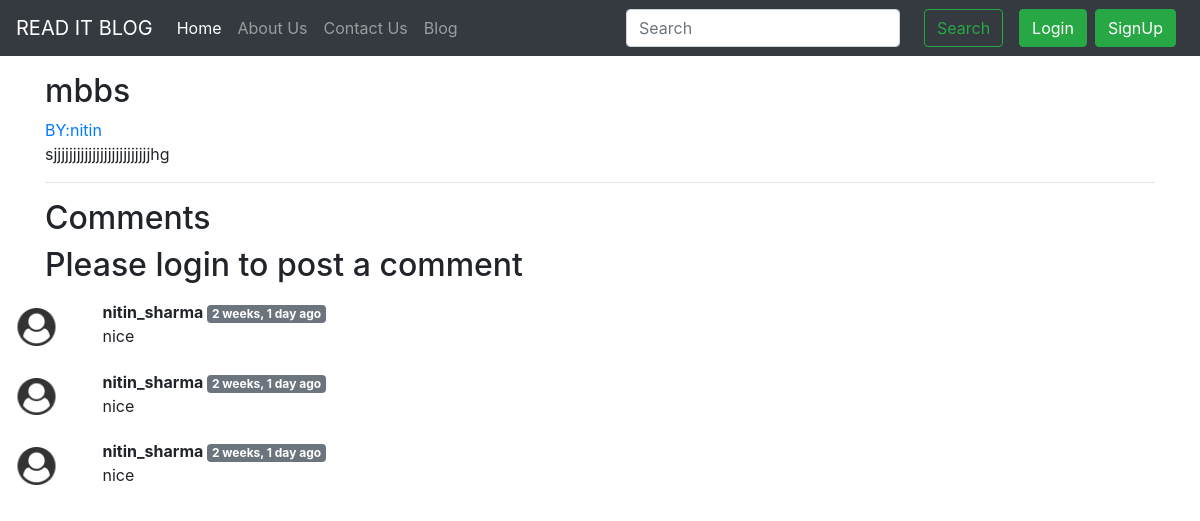
Screenshot of /blog/9 with the database file from the repository.
### blogapp/models.py (models this page shows, shortened)
class Post(models.Model):
    sno=models.AutoField(primary_key=True)
    title=models.CharField(max_length=255)
    author=models.CharField(max_length=14)
    user_name = models.CharField(max_length=255,default="")
    content=models.TextField()

class BlogComment(models.Model):
    sno= models.AutoField(primary_key=True)
    comment=models.TextField()
    user=models.ForeignKey(User, on_delete=models.CASCADE)
    post=models.ForeignKey(Post, on_delete=models.CASCADE)
    parent=models.ForeignKey('self',on_delete=models.CASCADE, null=True )
    timestamp= models.DateTimeField(default=now)

### blogapp/views.py (the view)
# urls.py: path('<int:id>', views.blogPost, name="blogPost"),
def blogPost(request, id):
    post = Post.objects.filter(sno=id).first()
    comments = BlogComment.objects.filter(post=post)
    context = {"post": post,'comments': comments, 'user': request.user}
    return render(request, 'blogpost.html',context)

### templates/blogpost.html (shortened to what this page needs)
{% extends 'basic.html' %}
{% block body %}
{% load humanize %}
<div class="container my-3">
<div class="blog-post">
        <h2 class="blog-post-title">{{post.title}}</h2>
        <a href="#"> BY:{{post.author}}</a>
        <p>{{post.content|safe}}</p>
        <hr>
      </div>
      </div>
<div class="container">
      <h2> Comments {{comments.cout}}</h2>
     {% if user.is_authenticated %}
      <form action="/blog/postComment" method="post">
      {% csrf_token %}
          <div class="form-group">
            <label for="com">Post Comment </label>
            <input type="text"id="com" class="form-control" name="comment" placeholder="Enter comment here">
        </div>
        <input type="hidden" name="postSno" value="{{post.sno}}">
        <button type="submit" class="btn btn-primary">Submit</button>
     </form>
      {% else %}
    <h2> Please login to post a comment </h2>
    {% endif %}
</div>
 {% for comment in comments %}
    <div class="row my-3">
        <div class="col-md-1  ">
            {% load static %}
        <img class="rounded mx-auto d-block w-100 p-2" src="{% static "user.png" %}"  alt="user">
        </div>
        <div class="col-md-11 ">
        <b> {{comment.user.username}} </b> <span class="badge badge-secondary ">{{comment.timestamp| naturaltime}}</span>
        <div>   {{comment.comment}} </div>
    </div>
    </div>
    {% endfor %}
 {% endblock %}

### templates/basic.html (shortened to what this page needs)
<!doctype html>
<html lang="en">
  <head>
    <link rel="stylesheet" href="https://maxcdn.bootstrapcdn.com/bootstrap/4.0.0/css/bootstrap.min.css">
  </head>
  <body>
  <nav class="navbar navbar-expand-lg navbar-dark bg-dark">
  <a class="navbar-brand" href="/">READ IT BLOG</a>
  <div class="collapse navbar-collapse" id="navbarSupportedContent">
    <ul class="navbar-nav mr-auto">
      <li class="nav-item active">
        <a class="nav-link" href="/">Home <span class="sr-only">(current)</span></a>
      </li>
      <li class="nav-item">
        <a class="nav-link" href="/about">About Us</a>
      </li>
       <li class="nav-item">
        <a class="nav-link" href="/contact">Contact Us</a>
      </li>
       <li class="nav-item">
        <a class="nav-link" href="/blog">Blog</a>
      </li>
    </ul>
    <form method="get" action="/search" class="form-inline my-2 my-lg-0">
      <input class="form-control mr-sm-2" type="search" placeholder="Search" name="search" id="search" aria-label="Search">
      <button class="btn btn-outline-success m-3 my-sm-0" type="submit">Search</button>
    </form>
      {% if user.is_authenticated %}
<ul class="navbar-nav mr-2">
<li class="nav-item dropdown">
<a class="nav-link dropdown-toggle" href='#' id="navbarDropdown" role="button" data-toggle="dropdown"> Welcome {{request.user.first_name}}</a>
<div class="dropdown-menu" aria-labelledby="navbarDropdown">
          <a class="dropdown-item" href="/logout">Logout</a>
        </div>
      </li>
      </ul>
      </div>
{% else %}
<button type="button" class="btn btn-success mr-2" data-toggle="modal" data-target="#loginModal">
Login
</button>
<button type="button" class="btn btn-success mr-2" data-toggle="modal" data-target="#signupModal">
SignUp
</button>
{% endif %}
  </div>
</nav>
   {% block body %}  {% endblock body %}
  </body>
</html>

### rows the page displays
Post: title "mbbs", author "nitin", content "sjjjjjjjjjjjjjjjjjjjjjjjjjhg"
BlogComment: user.username "nitin_sharma", timestamp "2 weeks, 1 day ago", comment "nice"
BlogComment: user.username "nitin_sharma", timestamp "2 weeks, 1 day ago", comment "nice"
BlogComment: user.username "nitin_sharma", timestamp "2 weeks, 1 day ago", comment "nice"
